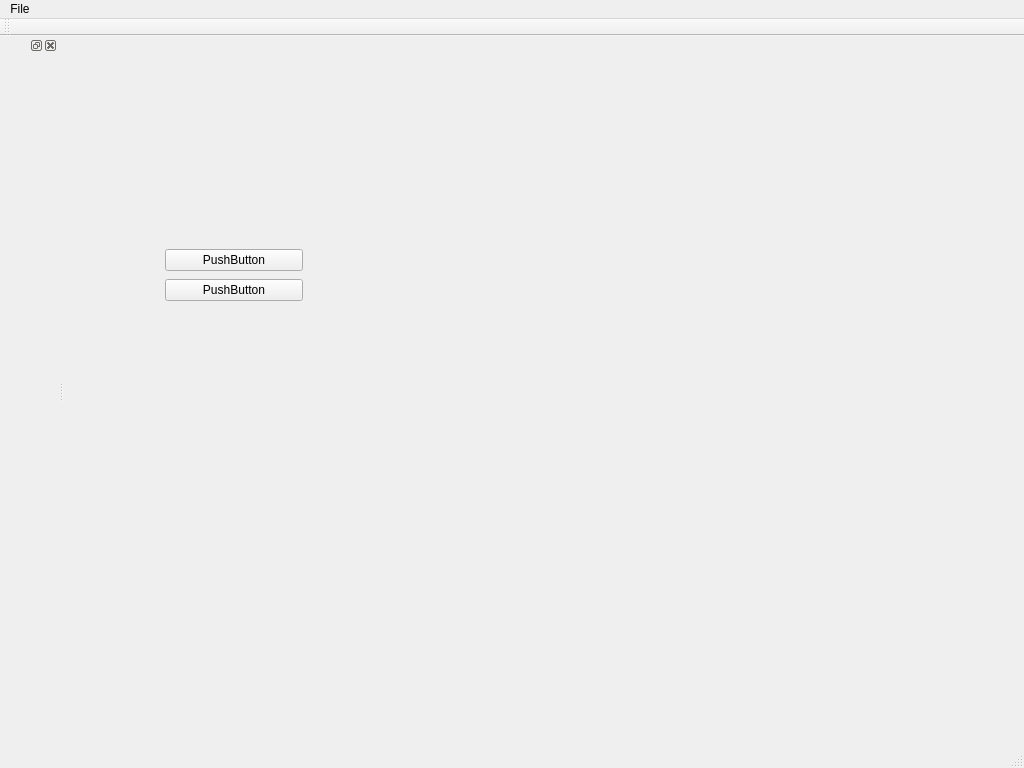
<?xml version="1.0" encoding="UTF-8"?>
<ui version="4.0">
 <class>MainWindowClass</class>
 <widget class="QMainWindow" name="MainWindowClass">
  <property name="geometry">
   <rect>
    <x>0</x>
    <y>0</y>
    <width>1024</width>
    <height>768</height>
   </rect>
  </property>
  <property name="windowTitle">
   <string>MainWindow</string>
  </property>
  <widget class="QWidget" name="centralWidget">
   <widget class="QWidget" name="verticalLayoutWidget">
    <property name="geometry">
     <rect>
      <x>90</x>
      <y>200</y>
      <width>160</width>
      <height>80</height>
     </rect>
    </property>
    <layout class="QVBoxLayout" name="verticalLayout">
     <item>
      <widget class="QPushButton" name="pushButton">
       <property name="text">
        <string>PushButton</string>
       </property>
      </widget>
     </item>
     <item>
      <widget class="QPushButton" name="pushButton_2">
       <property name="text">
        <string>PushButton</string>
       </property>
      </widget>
     </item>
    </layout>
   </widget>
  </widget>
  <widget class="QMenuBar" name="menuBar">
   <property name="geometry">
    <rect>
     <x>0</x>
     <y>0</y>
     <width>1024</width>
     <height>21</height>
    </rect>
   </property>
   <widget class="QMenu" name="menuFile">
    <property name="title">
     <string>File</string>
    </property>
    <widget class="QMenu" name="menuNew">
     <property name="title">
      <string>New</string>
     </property>
     <addaction name="actionProject"/>
     <addaction name="actionMap"/>
    </widget>
    <addaction name="menuNew"/>
   </widget>
   <addaction name="menuFile"/>
  </widget>
  <widget class="QToolBar" name="mainToolBar">
   <attribute name="toolBarArea">
    <enum>TopToolBarArea</enum>
   </attribute>
   <attribute name="toolBarBreak">
    <bool>false</bool>
   </attribute>
  </widget>
  <widget class="QStatusBar" name="statusBar"/>
  <widget class="QDockWidget" name="dockWidget">
   <attribute name="dockWidgetArea">
    <number>1</number>
   </attribute>
   <widget class="QWidget" name="dockWidgetContents"/>
  </widget>
  <action name="actionProject">
   <property name="text">
    <string>Tileset</string>
   </property>
  </action>
  <action name="actionMap">
   <property name="text">
    <string>Map</string>
   </property>
  </action>
 </widget>
 <layoutdefault spacing="6" margin="11"/>
 <resources>
  <include location="../ToolbarIcon.qrc"/>
 </resources>
 <connections/>
</ui>
